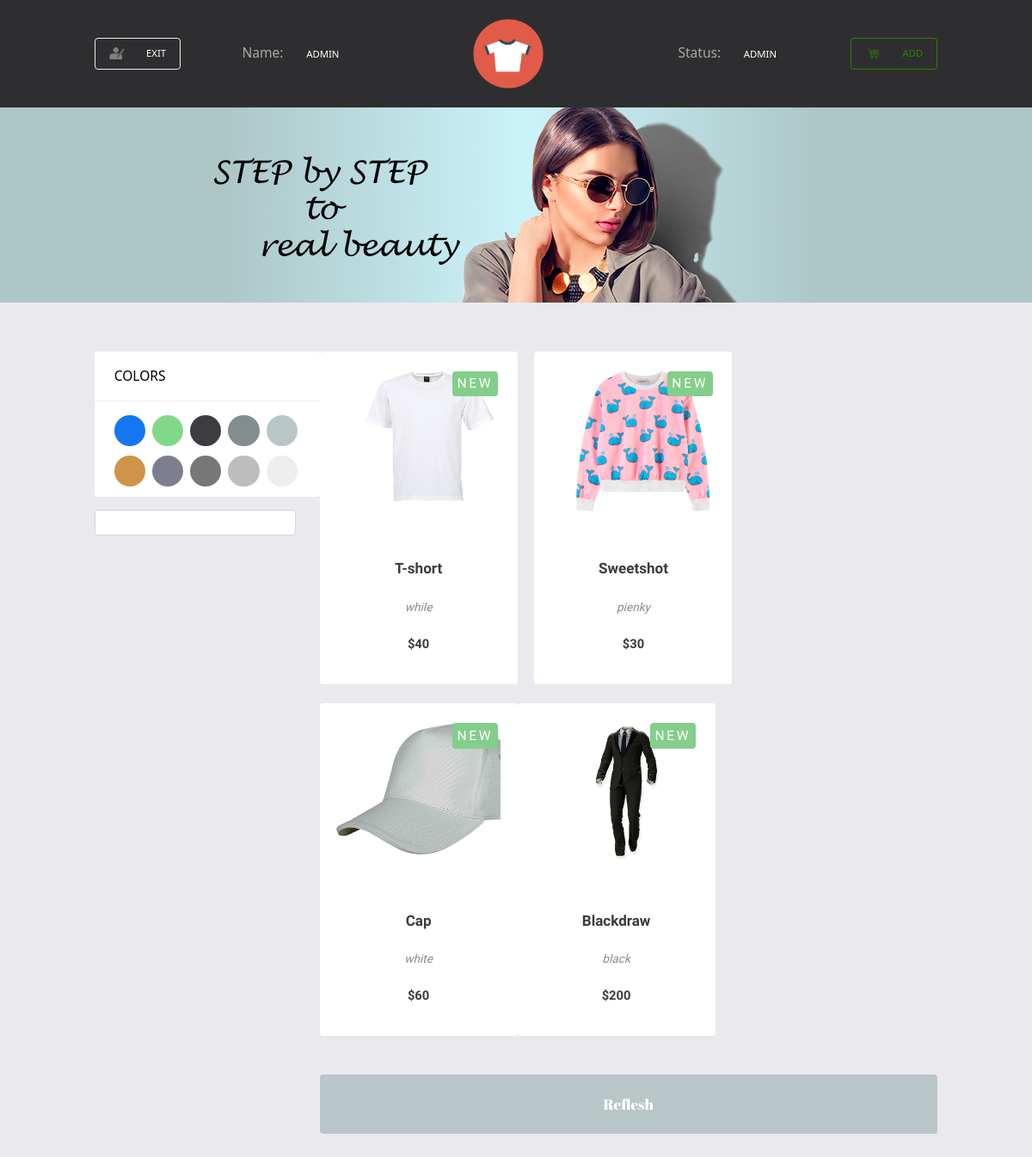
/main.php (signed in), run on the app's committed database.
### tables this page shows
CREATE TABLE `products` (
  `id` int(30) NOT NULL,
  `name` text NOT NULL,
  `color` text NOT NULL,
  `price` text NOT NULL,
  `img` text NOT NULL
);

### main.php (the view, shortened to what this page needs)
<?php
$user= $_SESSION['user'];
?>
<!DOCTYPE html>
<html lang="en">
<head>
    <link rel="stylesheet" href="css/flex.css">
    <link rel="stylesheet" href="css/style.css">
</head>
<body>
    <header class="dark">
        <div id="top">
            <div class="wrap main_flex__nowrap flex__align-items_center flex__jcontent_between">
                <div class="main_flex__nowrap flex__align-items_center">
                    <div onclick="document.location.href = 'inc/logout.php'" id="sign"
                        class="btn main_flex__nowrap flex__align-items_center flex__jcontent_between anime">
                        <?php
                            if($user['status']==="user" or $user['status']==="admin"){
                                echo "EXIT";
                            }
                            else{
                                echo "SIGN";
                            };
                        ?>
                    </div>
                    <div id="location">
                        Name: <span><?php echo strtoupper ( $user['login'] )  ?></span>
                    </div>
                </div>
                <div onclick="document.location.href = 'main.php'" id="logo"><a href="main.php"><img
                            src="img/t-shorts-logo.png" alt="Логотип"></a></div>
                <div class="main_flex__nowrap flex__align-items_center">
                    <div id="currency">
                        Status: <span> <?php echo strtoupper ( $user['status'] )  ?></span>
                    </div>
                    <div <?php
                    if($user['status']==="admin"){
                        echo "onclick='document.location.href = `add_prod.php`'";
                    };
                    ?>
                    id="cart" class="btn anime main_flex__nowrap flex__align-items_center flex__jcontent_between">
                        <?php
                        if($user['status']==="admin"){
                            echo "ADD";
                        }
                        else{
                            echo "CART";
                        };
                        ?>
                    </div>
                </div>
            </div>
        </div>
    </header>
    <div id="banner">
        <img src="img/model_banner.png" alt="">
    </div>
    <main class="wrap main_flex__nowrap flex__jcontent_between flex__align-content_flex-start">
        <div id="left_bar wrap">
            <div class="filter_box box">
                <div class="title_filter main_flex__nowrap flex__jcontent_start flex__align-items_center">
                    COLORS
                </div>
                <div class="content_filter">
                    <ul class="list_filter main_flex flex__jcontent_start flex__align-items_start color_list">
                        <li><input id="blue" onclick="filter_color('blue')" type="checkbox"><label
                                style="background-color:#1476f1;" for="blue"></label></li>
                        <li><input id="green" onclick="filter_color('green')" type="checkbox"><label
                                style="background-color:#82d889;" for="green"></label></li>
                        <li><input id="black" onclick="filter_color('black')" type="checkbox"><label
                                style="background-color:#3c3d41;" for="black"></label></li>
                        <li><input id="grey" onclick="filter_color('grey')" type="checkbox"><label
                                style="background-color:#838d8f;" for="grey"></label></li>
                        <li><input id="green_grey" onclick="filter_color('green_grey')" type="checkbox"><label
                                style="background-color:#b8c6c7;" for="green_grey"></label></li>
                        <li><input id="orange" onclick="filter_color('orange')" type="checkbox"><label
                                style="background-color:#ce954a;" for="orange"></label></li>
                        <li><input id="blue_grey" onclick="filter_color('blue_grey')" type="checkbox"><label
                                style="background-color:#7d7f91;" for="blue_grey"></label></li>
                        <li><input id="st_grey" onclick="filter_color('st_grey')" type="checkbox"><label
                                style="background-color:#777777;" for="st_grey"></label></li>
                        <li><input id="light_grey" onclick="filter_color('light_grey')" type="checkbox"><label
                                style="background-color:#bdbdbd;" for="light_grey"></label></li>
                        <li><input id="white" onclick="filter_color('white')" type="checkbox"><label
                                style="background-color:#eeeeee;" for="white"></label></li>
                    </ul>
                </div>
            </div>
            <div class="serch_input">
    <input id="product_serch" type="text" onkeyup="product_serch()"> </div>
    </div>
        <div id="right_bar" class="main_font">
            <div id="list_product" class="list_product main_flex flex__jcontent_start flex__align-items_start">
                <?php
                require_once "inc/connect.php";
                $sql_prod = "SELECT * FROM products";
                $result_prod = $conn ->query($sql_prod);
                if($result_prod->num_rows > 0){
                    while ($row = $result_prod->fetch_assoc()) {
                        echo "<a href='' class='anime product box main_flex__nowrap flex__align-items_center'>
                        <div class='tag_new box'>new</div>
                        <div class='img_product'>
                        <img src='img/".$row[img]."' alt=''>
                        </div>
                        <h2 class='product_name'>".$row[name]."</h2>
                        <p class='product_color'>".$row[color]."</p>
                        <p class='price'>".$row[price]."</p>
                        </a>";
                    };
                };
    ?>
            </div>
            <button id="load_more" class="anime" onclick="reflesh()" type="button">Reflesh</button>
        </div>
    </main>
</body>
</html>

### css/style.css (style rules this page uses)
.title_box , .title_filter { background-color: white; height: 4.16vmax; padding: 0 1.66vmax; border-bottom: #eee 1px solid; cursor: pointer; transition: all 0.25s; border-top-left-radius:0.33vw; border-top-right-radius:0.33vw; }
.filter_box { margin-top: 0; }
.list_filter label { display: flex; flex-flow: row nowrap; justify-content: center; align-items: center; width: 2.66vmax; height: 2.66vmax; border-radius: 2.66vmax; }
.list_filter li { list-style: none; margin-right: 0.66vw; margin-bottom: 0.83vmax; }
.list_filter li:nth-of-type(5n) { margin-right: 0; }
.content_filter ul { padding-inline-start: 1.66vmax; }
.color_list label { transition: all 0.25s; }

### main.php (style rules this page uses)
.serch_input { display: flex; align-items: center; }
#product_serch { display: flex; align-items: center; width: 19vw; color: black; font-size: 1.25vmax; padding-top: 0.50vmax; padding-bottom: 0.5vmax; margin-top: 0vmax; font-family: 'Abril Fatface', cursive; text-align: center; height:1vmax; margin-right:0; border-radius:0.33vw; border:1px solid lightgrey; }
.filter_box { width:19.16vmax; }

### data on the page
products: img (picture), name "T-short", color "while", price "$40"
products: img (picture), name "Sweetshot", color "pienky", price "$30"
products: img (picture), name "Cap", color "white", price "$60"
products: img (picture), name "Blackdraw", color "black", price "$200"

### other printed values
$user['login'] "ADMIN"
$user['status'] "ADMIN"
